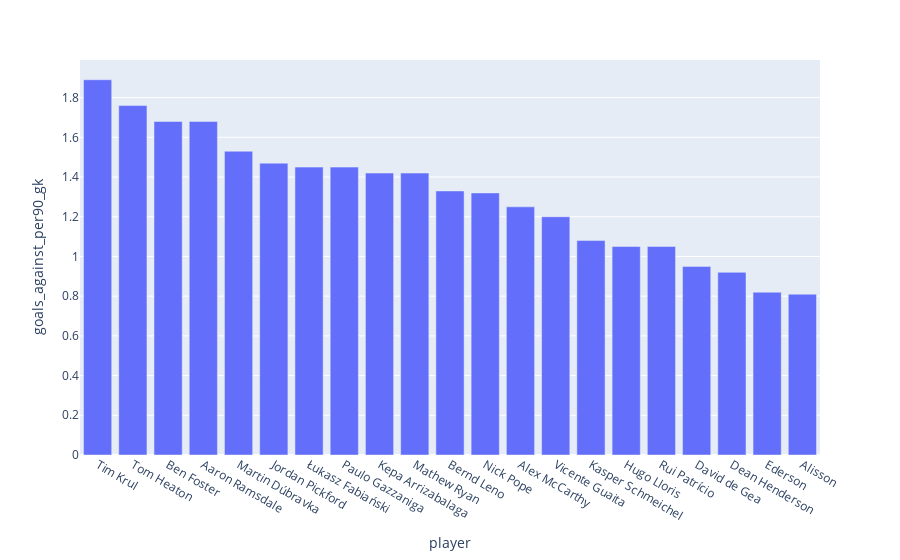

Source (notebook cell):
### Code cell
plot(keeper,'player','goals_against_per90_gk','bar')

### Figure 1 — Plotly figure (JSON) as saved in the notebook; plotly's stock layout.template omitted (floating-point values rounded to 4 significant figures)
{"data": [{"alignmentgroup": "True", "hovertemplate": "player=%{x}<br>goals_against_per90_gk=%{y}<extra></extra>", "legendgroup": "", "marker": {"color": "#636efa"}, "name": "", "offsetgroup": "", "orientation": "v", "showlegend": false, "textposition": "auto", "type": "bar", "x": ["Alisson", "Kepa Arrizabalaga", "Martin Dúbravka", "Ederson", "Łukasz Fabiański", "Ben Foster", "Paulo Gazzaniga", "David de Gea", "Vicente Guaita", "Tom Heaton", "Dean Henderson", "Tim Krul", "Bernd Leno", "Hugo Lloris", "Alex McCarthy", "Rui Patrício", "Jordan Pickford", "Nick Pope", "Aaron Ramsdale", "Mathew Ryan", "Kasper Schmeichel"], "xaxis": "x", "y": [0.81, 1.42, 1.53, 0.82, 1.45, 1.68, 1.45, 0.95, 1.2, 1.76, 0.92, 1.89, 1.33, 1.05, 1.25, 1.05, 1.47, 1.32, 1.68, 1.42, 1.08], "yaxis": "y"}], "layout": {"barmode": "relative", "legend": {"tracegroupgap": 0}, "margin": {"t": 60}, "xaxis": {"anchor": "y", "categoryorder": "total descending", "domain": [0, 1], "title": {"text": "player"}}, "yaxis": {"anchor": "x", "domain": [0, 1], "title": {"text": "goals_against_per90_gk"}}}}
